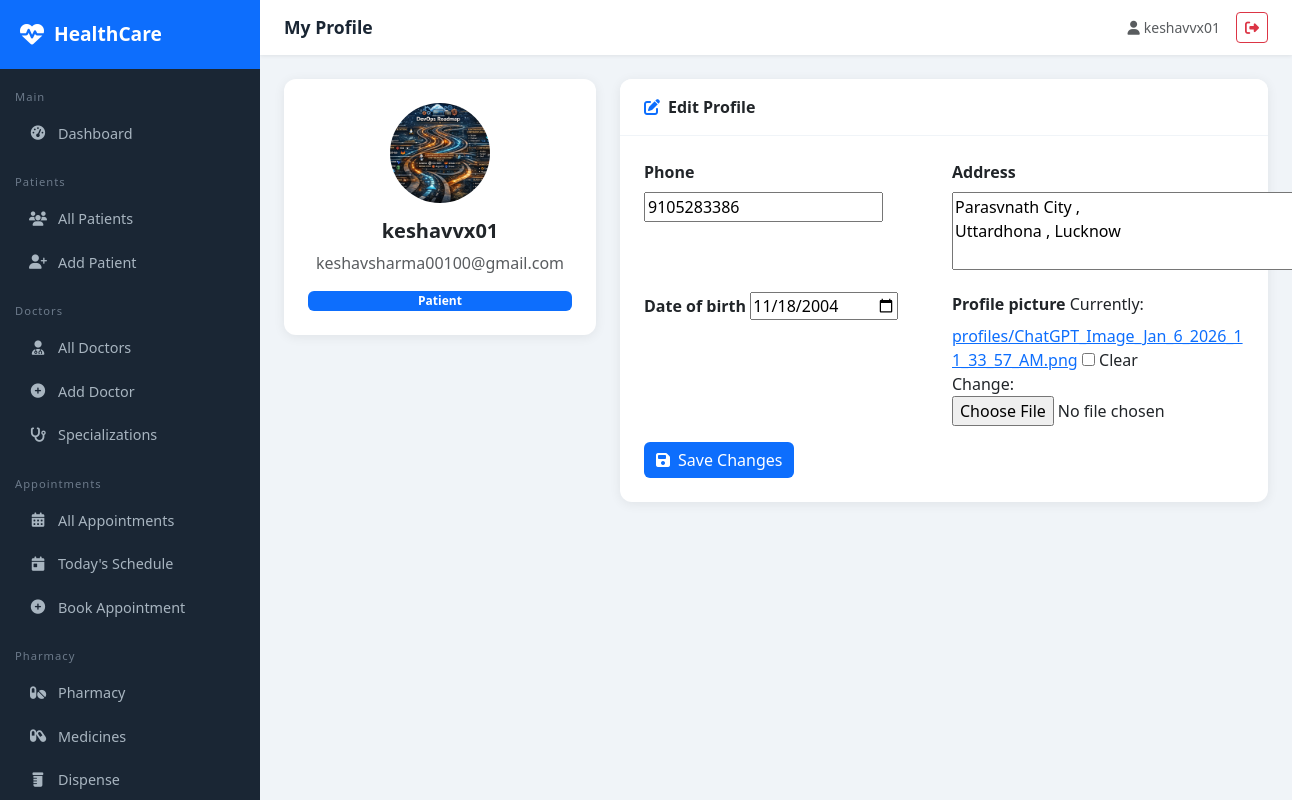
/profile/ (signed in), run on the app's committed database.
### accounts/models.py (models this page shows, shortened)
class UserProfile(models.Model):
 ROLE_CHOICES = [
 ('admin', 'Admin'),
 ('doctor', 'Doctor'),
 ('patient', 'Patient'),
 ('staff', 'Staff'),
 ]
 user = models.OneToOneField(User, on_delete=models.CASCADE,
related_name='profile')
 role = models.CharField(max_length=20, choices=ROLE_CHOICES, default='patient')
 phone = models.CharField(max_length=15, blank=True)
 address = models.TextField(blank=True)
 date_of_birth = models.DateField(null=True, blank=True)
 profile_picture = models.ImageField(upload_to='profiles/', blank=True, null=True)

### accounts/views.py (the view)
# urls.py: path('profile/', views.profile, name='profile'),
@login_required
def profile(request):
    user_profile, created = UserProfile.objects.get_or_create(user=request.user)
    if request.method == 'POST':
        form = UserProfileForm(request.POST, request.FILES, instance=user_profile)
        if form.is_valid():
            form.save()
            messages.success(request, 'Profile updated!')
            return redirect('profile')
    else:
        form = UserProfileForm(instance=user_profile)
    return render(request, 'accounts/profile.html', {
        'form': form,
        'user_profile': user_profile
    })

### accounts/forms.py
class UserProfileForm(forms.ModelForm):
    class Meta:
        model = UserProfile
        fields = ['phone', 'address', 'date_of_birth', 'profile_picture']
        widgets = {
            'date_of_birth': forms.DateInput(attrs={'type': 'date'}),
            'address': forms.Textarea(attrs={'rows': 3}),
        }

### templates/accounts/profile.html (shortened to what this page needs)
{% extends 'base/base.html' %}
{% block page_title %}My Profile{% endblock %}
{% block content %}
<div class="row g-4">
 <div class="col-md-4">
 <div class="card text-center p-4">
 <div class="mb-3">
 {% if user_profile.profile_picture %}
 <img src="{{ user_profile.profile_picture.url }}" class="rounded-circle"
width="100" height="100" style="object-fit:cover;">
 {% else %}
 <div style="width:100px;height:100px;background:#e9ecef;border-radius:50%;display:flex;align-items:center;justify-content:center;margin:0 auto;">
 <i class="fas fa-user fa-3x text-secondary"></i>
 </div>
 {% endif %}
 </div>
 <h5 class="fw-bold">{{ user.get_full_name|default:user.username }}</h5>
 <p class="text-muted">{{ user.email }}</p>
 <span class="badge bg-primary">{{ user_profile.get_role_display }}</span>
 </div>
 </div>
 <div class="col-md-8">
 <div class="card">
 <div class="card-header py-3 px-4"><i class="fas fa-edit me-2 text-primary"></i>Edit Profile</div>
 <div class="card-body p-4">
 <form method="post" enctype="multipart/form-data">
 <div class="row g-3">
 {% for field in form %}
 <div class="col-md-6">
 <label class="form-label fw-semibold">{{ field.label }}</label>
 {{ field }}
 </div>
 {% endfor %}
 </div>
 <button type="submit" class="btn btn-primary mt-3"><i class="fas fa-save me-2"></i>Save Changes</button>
 </form>
 </div>
 </div>
 </div>
</div>
{% endblock %}

### templates/base/base.html (shortened to what this page needs)
<!DOCTYPE html>
<html lang="en">
<head>
 <link href="https://cdn.jsdelivr.net/npm/bootstrap@5.3.0/dist/css/bootstrap.min.css"
rel="stylesheet">
 <link href="https://cdnjs.cloudflare.com/ajax/libs/font-awesome/6.4.0/css/all.min.css"
rel="stylesheet">
</head>
<body>
{% if user.is_authenticated %}
<div class="sidebar">
 <div class="sidebar-brand">
 <i class="fas fa-heartbeat"></i>
 <span>HealthCare</span>
 </div>
 <nav class="mt-2">
 <div class="nav-section">Main</div>
 <a href="{% url 'dashboard' %}" class="nav-link {% if
request.resolver_match.url_name == 'dashboard' %}active{% endif %}">
 <i class="fas fa-tachometer-alt"></i> Dashboard
 </a>
 <div class="nav-section">Patients</div>
 <a href="{% url 'patient_list' %}"
class="nav-link {% if request.resolver_match.url_name and 'patient' in request.resolver_match.url_name %}active{% endif %}">
 <i class="fas fa-users"></i> All Patients
 </a>
 <a href="{% url 'patient_create' %}" class="nav-link">
 <i class="fas fa-user-plus"></i> Add Patient
 </a>
 <div class="nav-section">Doctors</div>
<a href="{% url 'doctor_list' %}"
class="nav-link {% if request.resolver_match.url_name and 'doctor' in request.resolver_match.url_name %}active{% endif %}">
 <i class="fas fa-user-md"></i> All Doctors
 </a>
 <a href="{% url 'doctor_create' %}" class="nav-link">
 <i class="fas fa-plus-circle"></i> Add Doctor
 </a>
 <a href="{% url 'specialization_list' %}" class="nav-link">
 <i class="fas fa-stethoscope"></i> Specializations
 </a>
 <div class="nav-section">Appointments</div>
 <a href="{% url 'appointment_list' %}" class="nav-link {% if request.resolver_match.url_name and 'appointment' in request.resolver_match.url_name %}active{% endif %}">
 <i class="fas fa-calendar-alt"></i> All Appointments
 </a>
 <a href="{% url 'today_appointments' %}" class="nav-link">
 <i class="fas fa-calendar-day"></i> Today's Schedule
 </a>
 <a href="{% url 'appointment_create' %}" class="nav-link">
 <i class="fas fa-plus-circle"></i> Book Appointment
 </a>
 <div class="nav-section">Pharmacy</div>
 <a href="{% url 'pharmacy_dashboard' %}" class="nav-link">
 <i class="fas fa-pills"></i> Pharmacy
 </a>
 <a href="{% url 'medicine_list' %}" class="nav-link">
 <i class="fas fa-capsules"></i> Medicines
 </a>
 <a href="{% url 'dispense_medicine' %}" class="nav-link">
 <i class="fas fa-prescription-bottle"></i> Dispense
 </a>
 </nav>
</div>
<div class="main-content">
 <div class="topbar">
 <span class="topbar-title">{% block page_title %}HealthCare Portal{% endblock %}</span>
 <div class="d-flex align-items-center gap-3">
 <span class="text-muted small"><i class="fas fa-user me-1"></i>{{ user.get_full_name|default:user.username }}</span>
 <a href="{% url 'logout' %}" class="btn btn-sm btn-outline-danger"><i class="fas fa-sign-out-alt"></i></a>
 </div>
 </div>
 <div class="page-content">
{% block content %}{% endblock %}
</body>
</html>

### templates/base/base.html (style rules this page uses)
:root { --primary: #0d6efd; --sidebar-bg: #1a2634; --sidebar-width: 260px; }
body { background: #f0f4f8; font-family: 'Segoe UI', sans-serif; }
.sidebar { position: fixed; top: 0; left: 0; height: 100vh; width: var(--sidebar-width); background: var(--sidebar-bg); z-index: 1000; overflow-y: auto; transition: all 0.3s; }
.sidebar-brand { padding: 20px; background: #0d6efd; color: white; font-size: 1.2rem; font-weight: 700; display: flex; align-items: center; gap: 10px; }
.sidebar-brand i { font-size: 1.5rem; }
.nav-section { padding: 10px 15px 5px; font-size: 0.7rem; color: #6c7a8a; texttransform: uppercase; letter-spacing: 1px; margin-top: 10px; }
.sidebar .nav-link { color: #a8b5c0; padding: 10px 20px; border-radius: 8px; margin: 2px 8px; display: flex; align-items: center; gap: 10px; font-size: 0.9rem; transition: all 0.2s; }
.sidebar .nav-link i { width: 20px; text-align: center; }
.main-content { margin-left: var(--sidebar-width); min-height: 100vh; }
.topbar { background: #fff; padding: 12px 24px; box-shadow: 0 1px 4px rgba(0,0,0,0.08); display: flex; justify-content: space-between; align-items: center; position: sticky; top: 0; z-index: 999; }
.topbar-title { font-weight: 600; color: #1a2634; font-size: 1.1rem; }
.page-content { padding: 24px; }
.card { border: none; border-radius: 12px; box-shadow: 0 2px 12px rgba(0,0,0,0.07); }
.card-header { background: #fff; border-bottom: 1px solid #f0f4f8; border-radius: 12px 12px 0 0 !important; font-weight: 600; }
.btn-primary { background: #0d6efd; border: none; }

### data on the page
UserProfile: profile_picture (picture), role "Patient", form "9105283386" "Parasvnath City , Uttardhona , Lucknow" "11/18/2004"

### other printed values
{{ user.get_full_name|default:user.username }} "keshavvx01"
{{ user.email }} "keshavsharma00100@gmail.com"
{{ field.label }} "Phone" "Address" "Date of birth" "Profile picture"
